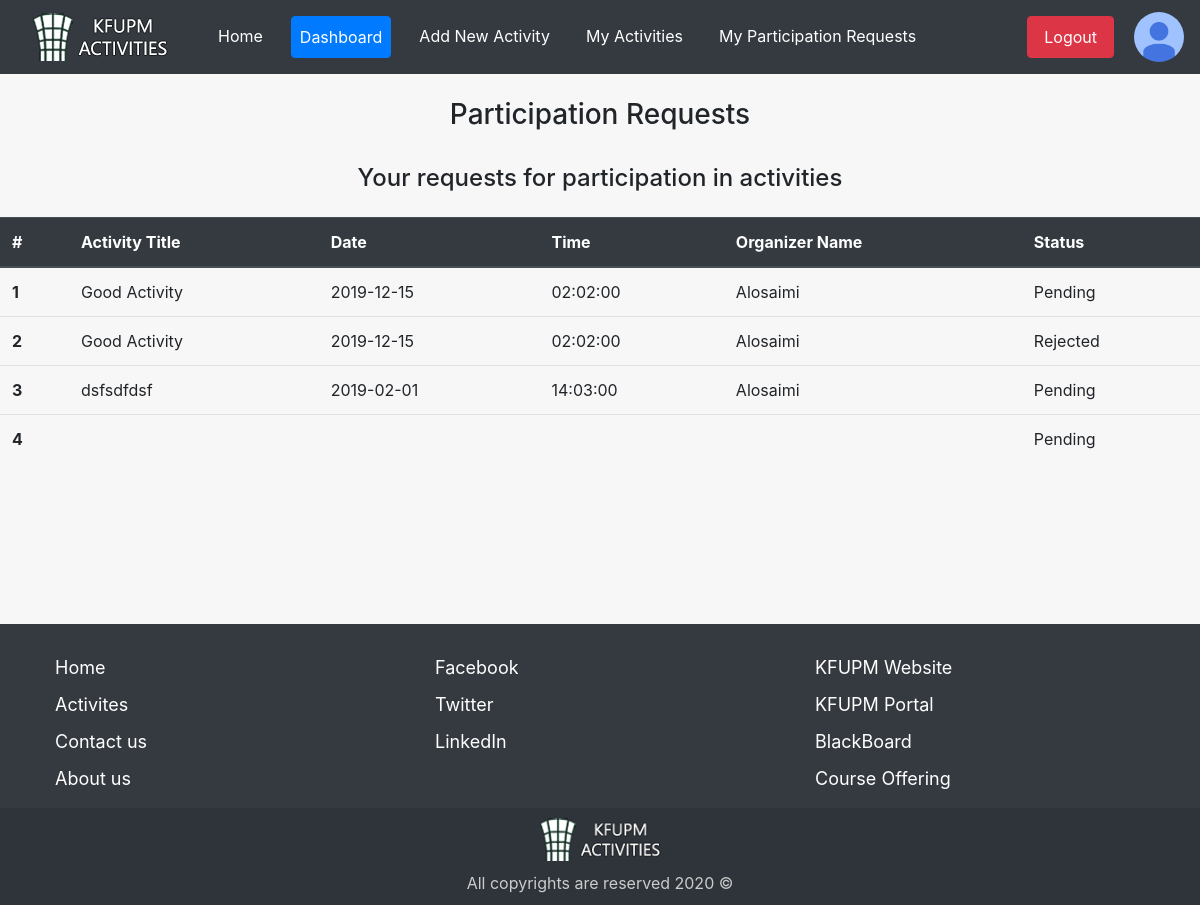
Page /user/manageMyRequests.php (signed in) on the committed database.
### tables this page shows
CREATE TABLE `participation_requests` (
  `id` int(11) NOT NULL,
  `activity_id` int(11) NOT NULL,
  `requester_id` int(11) NOT NULL,
  `status` varchar(11) NOT NULL
);

CREATE TABLE `activities` (
  `id` int(11) NOT NULL,
  `title` varchar(200) NOT NULL,
  `description` text NOT NULL,
  `date` date NOT NULL,
  `time` time NOT NULL,
  `place` varchar(150) NOT NULL,
  `place_desc` varchar(200) NOT NULL,
  `type` int(11) NOT NULL,
  `rating` int(11) NOT NULL,
  `user_id` int(11) NOT NULL,
  `status` int(11) NOT NULL,
  `creation_date` date NOT NULL
);

CREATE TABLE `users` (
  `id` int(11) NOT NULL,
  `name` varchar(100) NOT NULL,
  `email` varchar(150) NOT NULL,
  `password` varchar(150) NOT NULL,
  `phone_number` int(50) NOT NULL,
  `student_id` int(50) NOT NULL,
  `profile_image` varchar(200) NOT NULL,
  `user_type` int(11) NOT NULL,
  `date` date NOT NULL
);

### user/manageMyRequests.php (the view, shortened to what this page needs)
<?php
include_once "../page/user_header.php";
include_once "../config.php";
?>
<div id="offerContainer">
    <br>
    <h3 style="text-align: center">Participation Requests</h3>
    <br>
    <h4 style="text-align: center">Your requests for participation in activities</h4>
    <table id="participationRequestsTable" class="table">
        <thead class="thead-dark">
            <tr>
                <th scope="col">#</th>
                <th scope="col">Activity Title</th>
                <th scope="col">Date</th>
                <th scope="col">Time</th>
                <th scope="col">Organizer Name</th>
                <th scope="col">Status</th>
            </tr>
        </thead>
        <tbody>
            <?php
            $user_id = $_SESSION['id'];
            $sql_request = "SELECT * FROM participation_requests WHERE requester_id='$user_id'";
            $query_request = mysqli_query($connect,$sql_request);
            $rows = mysqli_num_rows($query_request);
            $count = 0;
            while($row_request = mysqli_fetch_array($query_request)){
                $count++;
                if($count <= $rows){
                    $activity_id = $row_request['activity_id'];
                    $sql_activity = "SELECT * FROM activities WHERE id='$activity_id'";
                    $query_activity = mysqli_query($connect,$sql_activity);
                    $row_activity = mysqli_fetch_array($query_activity);
                    $organizer_id = $row_activity['user_id'];
                    $sql_user = "SELECT name FROM users WHERE id='$organizer_id'";
                    $query_user = mysqli_query($connect,$sql_user);
                    $row_user = mysqli_fetch_array($query_user);
                    $status = "";
                    switch($row_request['status']){
                        case 0: $status = "Pending";break;
                        case 2: $status = "Rejected";break;
                        default: $status = "Pending";break;
                    }
            ?>
            <tr>
                <th scope="row"><?php echo $count;?></th>
                <td><?php echo $row_activity['title'];?></td>
                <td><?php echo $row_activity['date'];?></td>
                <td><?php echo $row_activity['time'];?></td>
                <td><?php echo $row_user['name'];?></td>
                <td><?php echo $status;?></td>
            </tr>
            <?php
                }
            }
            ?>
        </tbody>
    </table>
</div>
</div>
</body>
</html>

### page/user_header.php (shortened to what this page needs)
<!DOCTYPE html>
<html>
    <head>
        <link rel="stylesheet" href="../css/bootstrap.css" >
        <link rel="stylesheet" href="../css/style.css" >
    </head>
    <body>
        <header>
            <nav class="navbar navbar-expand-lg navbar-dark bg-dark">
                <div class="collapse navbar-collapse" id="navbarTogglerDemo01">
                    <a class="navbar-brand" href="../index.php"><img alt="logo" src="../images/logo.png"></a>
                    <ul class="navbar-nav mr-auto mt-2 mt-lg-0">
                        <li class="nav-item active">
                            <a class="nav-link" href="../index.php">Home</a>
                        </li>
                        <li class="nav-item active">
                            <a class="nav-link btn btn-primary" href="index.php">Dashboard</a>
                        </li>
                        <li class="nav-item active">
                            <a class="nav-link" href="offerNewActivity.php">Add New Activity</a>
                        </li>
                        <li class="nav-item active">
                            <a class="nav-link" href="manageMyActivities.php">My Activities</a>
                        </li>
                        <li class="nav-item active">
                            <a class="nav-link" href="manageMyRequests.php">My Participation Requests</a>
                        </li>
                    </ul>
                    <a class="nav-link btn btn-danger" id="logoutBtn" href="../logout.php">Logout</a>
                </div>
                <span id="profile_icon"><a href="../user/editProfile.php"><img class="rounded-circle" src="../images/account_icon.png" title="User Profile"></a></span>
            </nav>
        </header>
        <div id="container">

### css/style.css (style rules this page uses)
body { background: #F7F7F7; }
#container { min-height: calc(100vh - 350px); }
footer { bottom: 0; min-height: 150px; width: 100%; padding-top: 20px; text-align: center; }
footer a { text-decoration: none; color: white; }
footer ul { text-align: left; }
footer ul li { font-size: 18px; margin: 10px; }
footer #logo { width: 150px; margin: auto; display: block; vertical-align: top; margin-bottom: 10px; }
#container { min-height: 550px; }
header a { vertical-align: middle; }
.navbar li { margin-right: 10px; margin-left: 10px; }
#profile_icon img { width: 50px; cursor: pointer; }
#logoutBtn { margin-right: 20px; }
#participationRequestsTable { margin-top: 25px; margin-bottom: 15px; }
.footer-bar { background-color: #2e343a; padding: 10px; }

### rows in the picture
participation_requests: activity.title "Good Activity", activity.date "2019-12-15", activity.time "02:02:00", users.name "Alosaimi", status "Pending"
participation_requests: activity.title "Good Activity", activity.date "2019-12-15", activity.time "02:02:00", users.name "Alosaimi", status "Rejected"
participation_requests: activity.title "dsfsdfdsf", activity.date "2019-02-01", activity.time "14:03:00", users.name "Alosaimi", status "Pending"
participation_requests: status "Pending"
